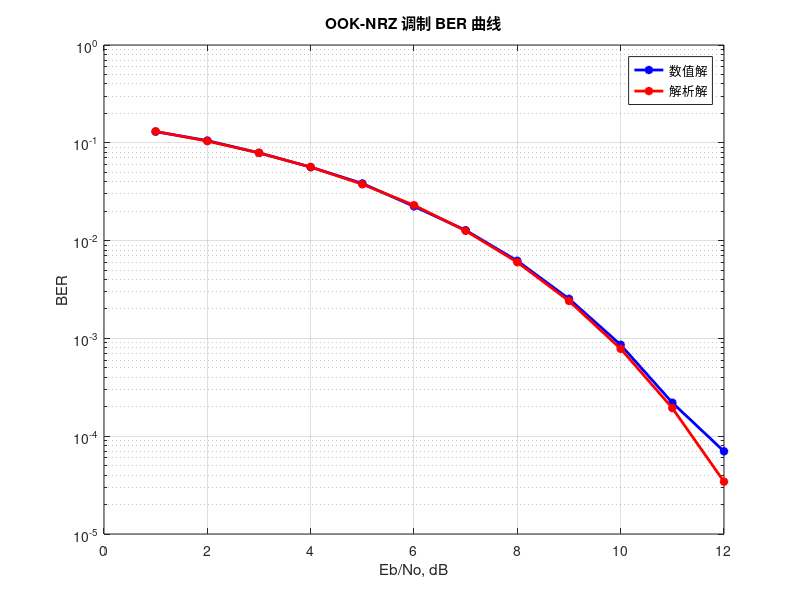

Recreate this plot in MATLAB.
clear all
close all

q=1.6e-19;
% Charge of Electron
Ib=202e-6;
% Background Noise Current + interfernce
N0=2*q*Ib;
% Noise Spectral Density （此处需要产生噪声功率谱密度：N0）
R=1;
% Photodetector responsivity
Rb=1e6;
% Bit rate
Tb=1/Rb;
% bit duration（此处需要计算比特时间：Tb）
sig_length=1e5;
% number of bits
nsamp=10;
% samples per symbol
Tsamp=Tb/nsamp;
% sampling time
EbN0=1:12;
% signal-to-noise ratio in dB.
SNR=10.^(EbN0./10);
% signal-to-noise ratio

% ********** Simulation of probability of errors. ************
for i=1:length(SNR)
    P_avg(i)=sqrt(N0*Rb*SNR(i)/(2*R^2));
    % average transmitted optical power
    i_peak(i)=2*R*P_avg(i);
    % Peak Electrical amplitude
    Ep(i)=i_peak(i)^2*Tb;
    % Peak energy (Energy per bit is Ep/2)
    sgma(i)=sqrt(N0/2/Tsamp);
    % noise variance (power spectral density related to sampling time)
    %sgma(i)=i_peak(i)/sqrt(2)*sqrt(nsamp/(2*SNR(i)));
    pt=ones(1,nsamp)*i_peak(i);
    % transmitter filter
    rt=pt;
    % receiver filter matched to pt
    OOK=round(rand(1,sig_length));
    % OOK random signal generation （此处产生 OOK 信号：OOK）
    Tx_signal = reshape((pt.'*OOK),1,sig_length*nsamp);
    % Pulse shaping function (rectangular pulse)
    Rx_signal=Tx_signal+normrnd(0,sgma(i),1,sig_length*10);
    % received signal (此处编写在 AWGN 信道下接收信号代码 
    % Rx_signal：接收信号=发送信号+噪声)
    MF_out=conv(Rx_signal,rt)*Tsamp;
    % matched filter output
    MF_out_downsamp=MF_out(nsamp:nsamp:end);
    % sampling at end of bit period
    MF_out_downsamp=MF_out_downsamp(1:sig_length);
    % truncation
    Eb=Ep(i)/2;
    % thresholding and demodulation (此处设置一个判决门限来解码 1 和 0，
    % 门限为每比特平均能量。)
    error1=sum(((MF_out_downsamp-Eb).*OOK)<0);
    error0=sum(((MF_out_downsamp-Eb).*(OOK-1))<0);
    ber(i)=(error0+error1)/sig_length;
    P(i)=(erfc(sqrt(Eb/N0)/sqrt(2)))/2;
    % bit error calculation（此处计算系统仿真数值误码率：ber）
end

figure;
semilogy(EbN0,ber,'b-*','linewidth',2);
hold on
semilogy(EbN0,P,'r-*','linewidth',2);
% analytical performance, Q-function（此处计算系统理论解析误码率，并画图）
grid on
legend('数值解','解析解');
xlabel('Eb/No, dB');
ylabel('BER');
title('OOK-NRZ 调制 BER 曲线');
